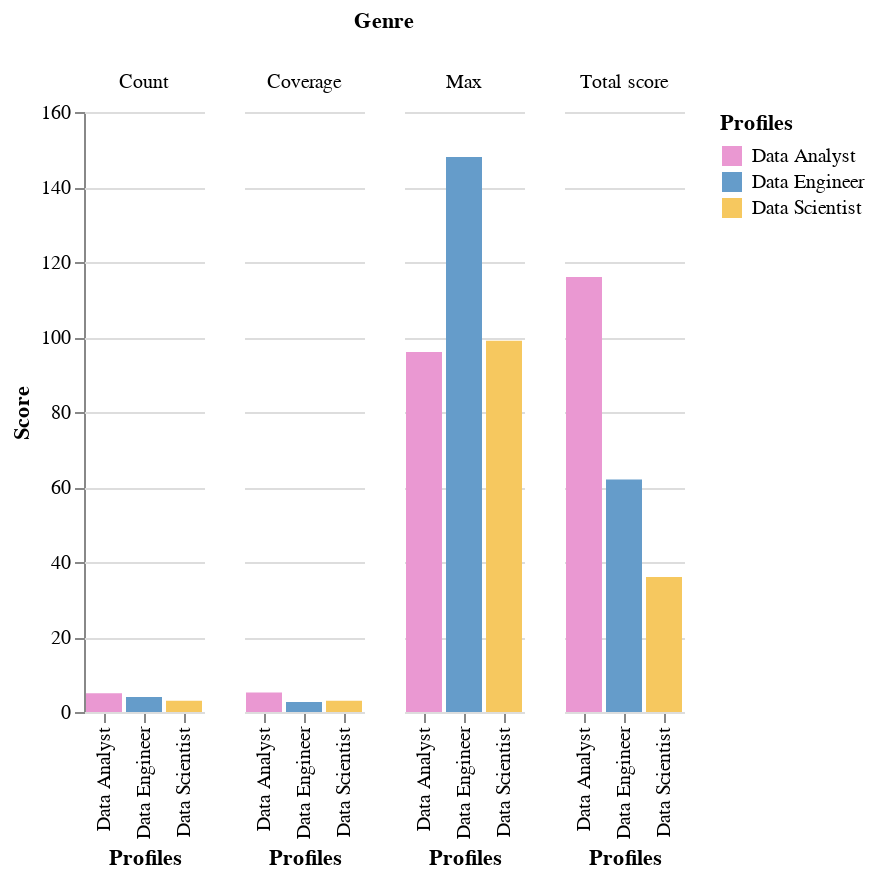

Write notebook code for a chart like this one.
### Code cell
chart = Chart(df).mark_bar().encode(
   column=Column('Genre'),
   x=X('Profiles'),
   y=Y('Score'),
   color=Color('Profiles', scale=Scale(range=['#EA98D2', '#659CCA', '#F6C85F']))
).configure_view(
    strokeWidth=0.0,
)

chart.show()

### Figure 1 — Vega-Lite specification as saved in the notebook (floating-point values rounded to 4 significant figures)
{"config": {"view": {"continuousWidth": 300, "continuousHeight": 300, "strokeWidth": 0.0}}, "data": {"name": "data-679e29ac09abbf1cb9e002a1d088b010"}, "mark": {"type": "bar"}, "encoding": {"color": {"field": "Profiles", "scale": {"range": ["#EA98D2", "#659CCA", "#F6C85F"]}, "type": "nominal"}, "column": {"field": "Genre", "type": "nominal"}, "x": {"field": "Profiles", "type": "nominal"}, "y": {"field": "Score", "type": "quantitative"}}, "$schema": "https://vega.github.io/schema/vega-lite/v5.17.0.json", "datasets": {"data-679e29ac09abbf1cb9e002a1d088b010": [{"Profiles": "Data Analyst", "Genre": "Count", "Score": 5.0}, {"Profiles": "Data Scientist", "Genre": "Count", "Score": 3.0}, {"Profiles": "Data Engineer", "Genre": "Count", "Score": 4.0}, {"Profiles": "Data Analyst", "Genre": "Max", "Score": 96.0}, {"Profiles": "Data Scientist", "Genre": "Max", "Score": 99.0}, {"Profiles": "Data Engineer", "Genre": "Max", "Score": 148.0}, {"Profiles": "Data Analyst", "Genre": "Coverage", "Score": 5.2}, {"Profiles": "Data Scientist", "Genre": "Coverage", "Score": 3.0}, {"Profiles": "Data Engineer", "Genre": "Coverage", "Score": 2.7}, {"Profiles": "Data Analyst", "Genre": "Total score", "Score": 116.0}, {"Profiles": "Data Scientist", "Genre": "Total score", "Score": 36.0}, {"Profiles": "Data Engineer", "Genre": "Total score", "Score": 62.0}]}}
